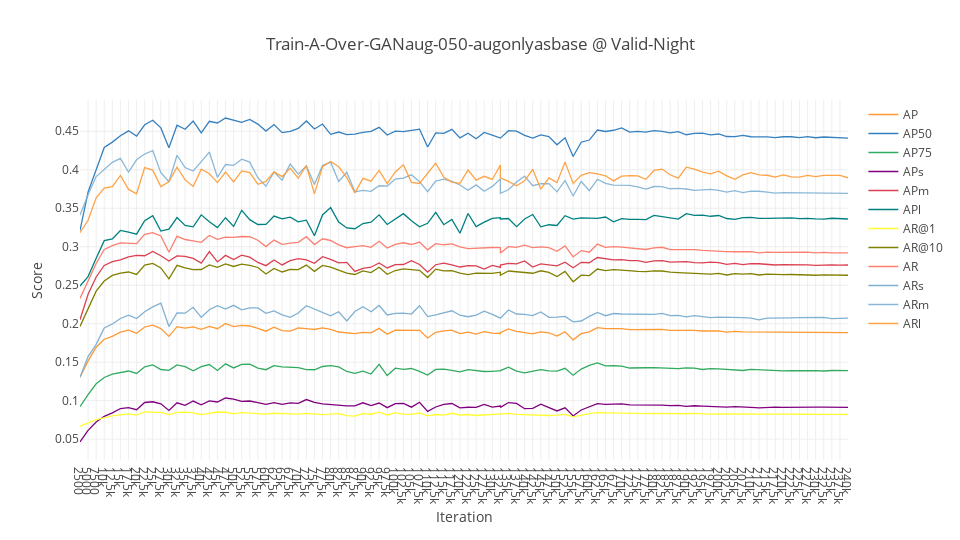

Write notebook code for a chart like this one.
### Code cell
cf.go_offline(connected = True)
config = {
    "modeBarButtonsToRemove": ["sendDataToCloud"],
    "displaylogo": False
}
layout = {
    "title": plot_title,
    "xaxis": {
        "title": "Iteration",
        "tickvals": df_iterations["Iteration"],
    },    
    "yaxis": {
        "title": "Score"
    },
    "width": 960,
    "height": 540
}
fig = df_iterations.iplot(x = 'Iteration', y = ["AP", "AP50", "AP75", "APs", "APm", "APl", "AR@1", "AR@10", "AR", "ARs", "ARm", "ARl"], layout = layout, asFigure = True)
py.offline.iplot(fig, show_link = False, config = config)
